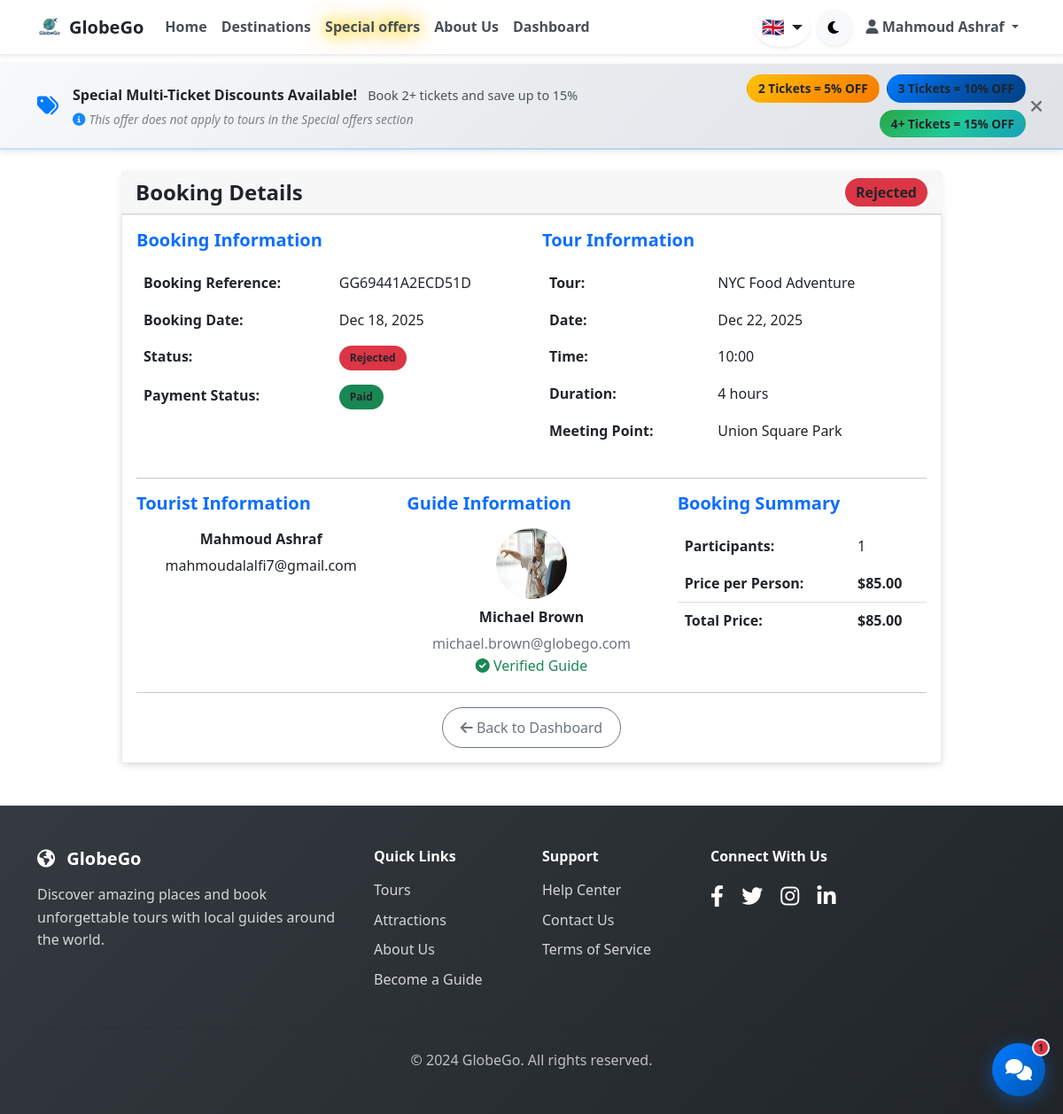
The page /GlobeGoProject/booking-details.php?id=13 (signed in) on the database its author committed.
### tables this page shows
CREATE TABLE `bookings` (
  `id` int(11) NOT NULL,
  `tourist_id` int(11) NOT NULL,
  `tour_schedule_id` int(11) NOT NULL,
  `booking_reference` varchar(20) NOT NULL,
  `num_participants` int(11) NOT NULL,
  `total_price` decimal(10,2) NOT NULL,
  `cancellation_fee` decimal(10,2) DEFAULT 0.00,
  `cancellation_fee_paid` tinyint(1) DEFAULT 0,
  `cancellation_fee_payment_method` varchar(50) DEFAULT NULL,
  `cancellation_fee_payment_reference` varchar(255) DEFAULT NULL,
  `cancellation_fee_paid_at` timestamp NULL DEFAULT NULL,
  `status` enum('pending','confirmed','cancelled','completed') DEFAULT 'pending',
  `payment_status` enum('pending','paid','refunded') DEFAULT 'pending',
  `payment_method` varchar(50) DEFAULT NULL,
  `payment_reference` varchar(255) DEFAULT NULL,
  `cancellation_penalty` decimal(10,2) DEFAULT 0.00,
  `penalty_paid` tinyint(1) DEFAULT 0,
  `penalty_payment_method` varchar(50) DEFAULT NULL,
  `penalty_payment_reference` varchar(255) DEFAULT NULL,
  `penalty_paid_at` datetime DEFAULT NULL,
  `booking_notes` text DEFAULT NULL,
  `created_at` timestamp NOT NULL DEFAULT current_timestamp(),
  `updated_at` timestamp NOT NULL DEFAULT current_timestamp() ON UPDATE current_timestamp()
);

CREATE TABLE `tours` (
  `id` int(11) NOT NULL,
  `guide_id` int(11) NOT NULL,
  `guide_bio` text DEFAULT NULL,
  `attraction_id` int(11) DEFAULT NULL,
  `title` varchar(255) NOT NULL,
  `description` text NOT NULL,
  `price` decimal(10,2) NOT NULL,
  `duration_hours` int(11) NOT NULL,
  `max_participants` int(11) NOT NULL,
  `meeting_point` varchar(255) NOT NULL,
  `category` varchar(100) DEFAULT NULL,
  `image_url` varchar(255) DEFAULT NULL,
  `status` enum('active','inactive','cancelled') DEFAULT 'active',
  `created_at` timestamp NOT NULL DEFAULT current_timestamp(),
  `updated_at` timestamp NOT NULL DEFAULT current_timestamp() ON UPDATE current_timestamp()
);

CREATE TABLE `tour_schedules` (
  `id` int(11) NOT NULL,
  `tour_id` int(11) NOT NULL,
  `tour_date` date NOT NULL,
  `tour_time` time NOT NULL,
  `available_spots` int(11) NOT NULL,
  `status` enum('available','full','cancelled') DEFAULT 'available',
  `created_at` timestamp NOT NULL DEFAULT current_timestamp()
);

CREATE TABLE `users` (
  `id` int(11) NOT NULL,
  `email` varchar(255) NOT NULL,
  `password` varchar(255) NOT NULL,
  `first_name` varchar(100) NOT NULL,
  `last_name` varchar(100) NOT NULL,
  `role` enum('tourist','guide','admin') NOT NULL DEFAULT 'tourist',
  `phone` varchar(20) DEFAULT NULL,
  `national_id` varchar(50) DEFAULT NULL,
  `date_of_birth` date DEFAULT NULL,
  `address` text DEFAULT NULL,
  `criminal_records` tinyint(1) DEFAULT 0,
  `application_status` enum('pending','under_review','approved','rejected') DEFAULT 'pending',
  `application_notes` text DEFAULT NULL,
  `profile_image` varchar(255) DEFAULT NULL,
  `bio` text DEFAULT NULL,
  `languages` varchar(255) DEFAULT NULL,
  `verified` tinyint(1) DEFAULT 0,
  `status` enum('active','suspended','pending') DEFAULT 'active',
  `suspend_until` datetime DEFAULT NULL,
  `created_at` timestamp NOT NULL DEFAULT current_timestamp(),
  `updated_at` timestamp NOT NULL DEFAULT current_timestamp() ON UPDATE current_timestamp(),
  `password_reset_token` varchar(64) DEFAULT NULL,
  `password_reset_expires` datetime DEFAULT NULL,
  `reset_token` varchar(64) DEFAULT NULL,
  `reset_token_expires` datetime DEFAULT NULL
);

### GlobeGoProject/controllers/BaseController.php (called while the page is built, shortened)
<?php
require_once __DIR__ . '/../config/config.php';
class BaseController
{
    public function __construct(PDO $db)
    {
        $this->db = $db;
    }
    protected function render(string $view, array $data = [], ?string $pageTitle = null): void
    {
        include __DIR__ . '/../includes/header.php';
        include __DIR__ . '/../views/' . $view . '.php';
        include __DIR__ . '/../includes/footer.php';
    }
}

### GlobeGoProject/controllers/BookingController.php (called while the page is built, shortened)
<?php
require_once __DIR__ . '/BaseController.php';
require_once __DIR__ . '/../classes/Booking.php';
class BookingController extends BaseController
{
    public function showBookingDetails(): void
    {
        $booking_id = isset($_GET['id']) ? (int) $_GET['id'] : 0;
        $booking = new Booking($this->db);
        $booking_details = $booking->getBookingById($booking_id);
        $this->render('bookings/details', [
            'booking_details' => $booking_details,
        ], 'Booking Details');
    }
}

### GlobeGoProject/booking-details.php (called while the page is built)
<?php
require_once __DIR__ . '/config/config.php';
require_once __DIR__ . '/controllers/BookingController.php';
$database = new Database();
$db = $database->getConnection();
$controller = new BookingController($db);
$controller->showBookingDetails();

### GlobeGoProject/classes/Booking.php (called while the page is built, shortened)
<?php
require_once __DIR__ . '/../config/config.php';
class Booking {
    private $conn;
    private $table_name = "bookings";
    public function __construct($db) {
        $this->conn = $db;
    }
    public function getBookingById($id) {
        $query = "SELECT
                        b.*,
                        ts.tour_date,
                        ts.tour_time,
                        ts.available_spots,
                        t.title AS tour_title,
                        t.description AS tour_description,
                        t.price,
                        t.meeting_point,
                        t.duration_hours,
                        -- Tourist info
                        ut.first_name AS tourist_first_name,
                        ut.last_name AS tourist_last_name,
                        ut.email AS tourist_email,
                        ut.profile_image AS tourist_profile_image,
                        -- Guide info
                        ug.first_name AS guide_first_name,
                        ug.last_name AS guide_last_name,
                        ug.email AS guide_email,
                        ug.phone AS guide_phone,
                        ug.profile_image AS guide_profile_image,
                        ug.verified AS guide_verified,
                        ug.id AS guide_id,
                        -- Attraction info
                        a.name AS attraction_name,
                        a.location
                  FROM " . $this->table_name . " b
                  JOIN tour_schedules ts ON b.tour_schedule_id = ts.id
                  JOIN tours t ON ts.tour_id = t.id
                  JOIN users ut ON b.tourist_id = ut.id
                  JOIN users ug ON t.guide_id = ug.id
                  LEFT JOIN attractions a ON t.attraction_id = a.id
                  WHERE b.id = :id";
        $stmt = $this->conn->prepare($query);
        $stmt->bindParam(":id", $id);
        $stmt->execute();
        if ($stmt->rowCount() > 0) {
            return $stmt->fetch(PDO::FETCH_ASSOC);
        }
        return false;
    }
}
?>

### GlobeGoProject/config/config.php (called while the page is built, shortened)
<?php
function formatPrice($price) {
    return '$' . number_format($price, 2);
}
function formatDate($date) {
    return date('M d, Y', strtotime($date));
}
?>

### GlobeGoProject/views/bookings/details.php (the view, shortened to what this page needs)
<div class="container mt-4">
    <div class="row justify-content-center">
        <div class="col-lg-10">
            <div class="card border-0 bg-transparent text-white">
                <div class="card-header">
                    <div class="d-flex justify-content-between align-items-center">
                        <h4 class="mb-0">Booking Details</h4>
                        <?php
                            $status_color = match($booking_details['status']) {
                                'confirmed' => 'success',
                                'pending' => 'warning',
                                'cancelled' => 'danger',
                                'completed' => 'info',
                                default => 'secondary'
                            };
                            $status_label = match($booking_details['status']) {
                                'confirmed' => 'Accepted',
                                'cancelled' => 'Rejected',
                                default => ucfirst($booking_details['status'])
                            };
                        ?>
                        <span class="badge bg-<?php echo $status_color; ?> fs-6">
                            <?php echo $status_label; ?>
                        </span>
                    </div>
                </div>
                <div class="card-body">
                    <div class="row">
                        <div class="col-md-6">
                            <h5 class="text-primary mb-3">Booking Information</h5>
                            <table class="table table-borderless text-white">
                                <tr>
                                    <td><strong>Booking Reference:</strong></td>
                                    <td><?php echo $booking_details['booking_reference']; ?></td>
                                </tr>
                                <tr>
                                    <td><strong>Booking Date:</strong></td>
                                    <td><?php echo formatDate($booking_details['created_at']); ?></td>
                                </tr>
                                <tr>
                                    <td><strong>Status:</strong></td>
                                    <td>
                                        <span class="badge bg-<?php echo $status_color; ?>">
                                            <?php echo $status_label; ?>
                                        </span>
                                    </td>
                                </tr>
                                <tr>
                                    <td><strong>Payment Status:</strong></td>
                                    <td>
                                        <span class="badge bg-<?php
                                            echo match($booking_details['payment_status']) {
                                                'paid' => 'success',
                                                'pending' => 'warning',
                                                'refunded' => 'info',
                                                default => 'secondary'
                                            };
                                        ?>">
                                            <?php echo ucfirst($booking_details['payment_status']); ?>
                                        </span>
                                    </td>
                                </tr>
                            </table>
                        </div>
                        <div class="col-md-6">
                            <h5 class="text-primary mb-3">Tour Information</h5>
                            <table class="table table-borderless text-white">
                                <tr>
                                    <td><strong>Tour:</strong></td>
                                    <td><?php echo $booking_details['tour_title']; ?></td>
                                </tr>
                                <tr>
                                    <td><strong>Date:</strong></td>
                                    <td><?php echo formatDate($booking_details['tour_date']); ?></td>
                                </tr>
                                <tr>
                                    <td><strong>Time:</strong></td>
                                    <td><?php echo date('H:i', strtotime($booking_details['tour_time'])); ?></td>
                                </tr>
                                <tr>
                                    <td><strong>Duration:</strong></td>
                                    <td><?php echo $booking_details['duration_hours']; ?> hours</td>
                                </tr>
                                <tr>
                                    <td><strong>Meeting Point:</strong></td>
                                    <td><?php echo $booking_details['meeting_point']; ?></td>
                                </tr>
                            </table>
                        </div>
                    </div>
                    <hr>
                    <div class="row">
                        <div class="col-md-4">
                            <h5 class="text-primary mb-3">Tourist Information</h5>
                            <div class="text-center">
                                <p class="mb-1 fw-bold"><?php echo $booking_details['tourist_first_name'] . ' ' . $booking_details['tourist_last_name']; ?></p>
                                <p class="mb-0"><?php echo $booking_details['tourist_email']; ?></p>
                            </div>
                        </div>
                        <div class="col-md-4">
                            <h5 class="text-primary mb-3">Guide Information</h5>
                            <div class="text-center">
                                <img src="<?php echo $booking_details['guide_profile_image'] ?: SITE_URL . '/images/TourGuide1.png'; ?>"
                                     class="rounded-circle mb-2" width="80" height="80" alt="Guide Photo">
                                <p class="mb-1"><strong><?php echo $booking_details['guide_first_name'] . ' ' . $booking_details['guide_last_name']; ?></strong></p>
                                <p class="text-muted mb-0"><?php echo $booking_details['guide_email']; ?></p>
                                <?php if (isset($booking_details['guide_verified']) && $booking_details['guide_verified']): ?>
                                    <p class="text-success mb-0"><i class="fas fa-check-circle"></i> Verified Guide</p>
                                <?php endif; ?>
                            </div>
                        </div>
                        <div class="col-md-4">
                            <h5 class="text-primary mb-3">Booking Summary</h5>
                            <table class="table table-borderless text-white">
                                <tr>
                                    <td><strong>Participants:</strong></td>
                                    <td><?php echo $booking_details['num_participants']; ?></td>
                                </tr>
                                <tr>
                                    <td><strong>Price per Person:</strong></td>
                                    <td class="text-price"><?php echo formatPrice($booking_details['price']); ?></td>
                                </tr>
                                <tr class="border-top">
                                    <td><strong>Total Price:</strong></td>
                                    <td class="text-price fw-bold"><?php echo formatPrice($booking_details['total_price']); ?></td>
                                </tr>
                            </table>
                        </div>
                    </div>
                    <hr>
                    <div class="d-flex gap-2 justify-content-center">
                        <a href="dashboard.php" class="btn btn-outline-secondary">
                            <i class="fas fa-arrow-left"></i> Back to Dashboard
                        </a>
                    </div>
                </div>
            </div>
        </div>
    </div>
</div>

### rows shown on the page
bookings: status "Rejected", booking_reference "GG69441A2ECD51D", created_at "Dec 18, 2025", payment_status "Paid", tours.title "NYC Food Adventure", tour_schedule.tour_date "Dec 22, 2025", tour_schedule.tour_time "10:00", tours.duration_hours "4", tours.meeting_point "Union Square Park", tourist.first_name "Mahmoud", tourist.last_name "Ashraf", tourist.email "mahmoudalalfi7@gmail.com", users.profile_image (picture), users.first_name "Michael", users.last_name "Brown", users.email "michael.brown@globego.com", num_participants "1", tours.price "$85.00", total_price "$85.00"

### other values the page prints
$item['text'] "Home"
$item['text'] "Destinations"
$item['text'] "Special offers"
$item['text'] "About Us"
Language::t('nav.dashboard') "Dashboard"
Language::getLanguageFlag() "🇬🇧"
$_SESSION['user_name'] "Mahmoud Ashraf"
Language::t('home.discount_banner_title') "Special Multi-Ticket Discounts Available!"
Language::t('home.discount_banner_text') "Book 2+ tickets and save up to 15%"
Language::t('home.discount_banner_disclaimer') "This offer does not apply to tours in the Special offers section"
Language::t('home.tickets_2') "2 Tickets"
Language::t('home.tickets_3') "3 Tickets"
Language::t('home.tickets_4') "4+ Tickets"
Language::t('footer.description') "Discover amazing places and book unforgettable tours with local guides around the world."
Language::t('footer.quick_links') "Quick Links"
